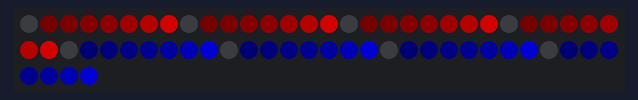
A sketch run on a simulated Arduino Uno, built with avr-gcc and run on an emulated ATmega328P. Parts: 64 RGB LEDs in strip order, left to right, continuing on the next row. Dim RGB values are drawn brighter than linear; what the sketch prints to the serial monitor is not drawn.

Above: at 0.2 s.

The sketch:

8_gradient.ino
```cpp
#include <Adafruit_NeoPixel.h>

#define PIN 6	 // input pin Neopixel is attached to

#define NUMPIXELS      64 // number of neopixels in strip

Adafruit_NeoPixel pixels = Adafruit_NeoPixel(NUMPIXELS, PIN, NEO_GRB + NEO_KHZ800);


int redColor = 0;
int greenColor = 0;
int blueColor = 0;
//determine linear function for increase intensity
float slope = 2;
float yintercept = -1;
//determine linear function for decrease intensity
float slope2 = 2;
float yintercept2 = -1;
// row length for the led matrix
int rowLength = 8;

void setup() {
  // Initialize the NeoPixel library.
  Serial.begin(9600);
  pixels.begin();
  // create an array to hold positions
 	// set in groups of 8
}
void loop() {
  for(uint16_t t=0; t<NUMPIXELS/rowLength; t++){
    for (int i=0; i < rowLength; i++) {
      int currentNeoPixel = i + t*8;
      if (currentNeoPixel <= 32){
        redColor = pow(slope, i) + yintercept;
        blueColor = 0;
        greenColor =0;
      }else {
        redColor = 0;
        blueColor = pow(slope, i)+ yintercept;
        greenColor =0;
      }
	  Serial.println(redColor);
      // pixels.Color takes RGB values, from 0,0,0 up to 255,255,255
      pixels.setPixelColor(currentNeoPixel, pixels.Color(redColor, greenColor, blueColor));

      // This sends the updated pixel color to the hardware.
      pixels.show();

    }
  }
}
```
